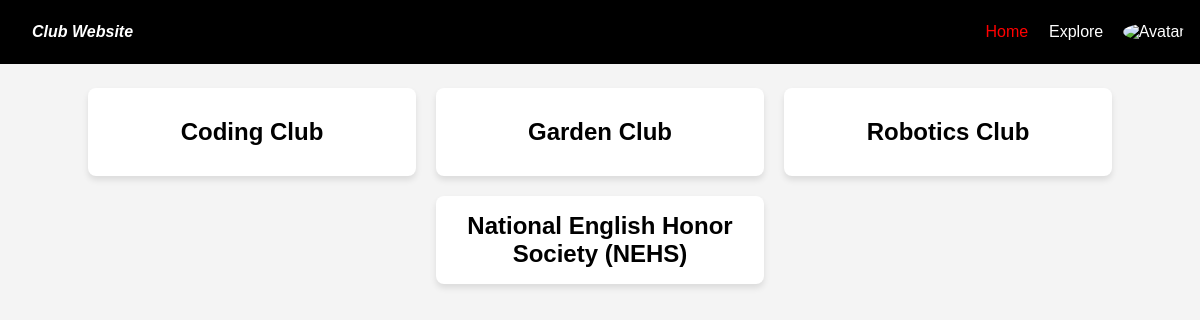
The app's page /myClubs/ (signed in), older data.
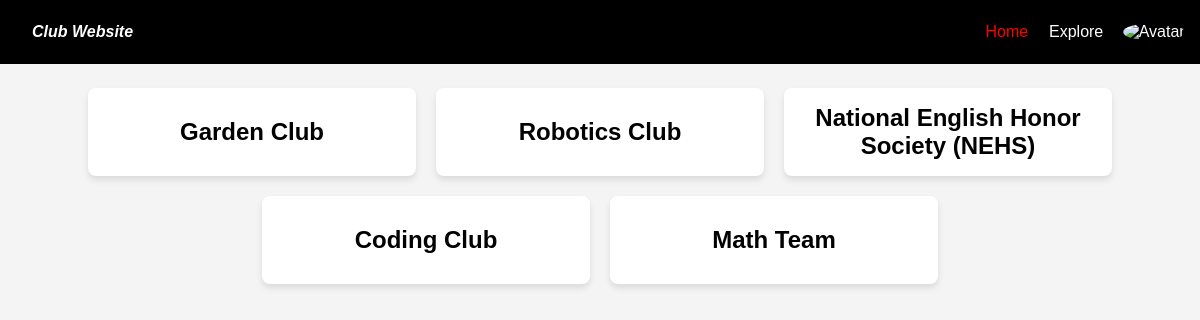
The same page, newer data.
### users/models.py (models this page shows, shortened)
class Club(models.Model):
    name = models.CharField(max_length=255)
    discription = models.TextField(blank = True) # will be used for placeholder as primary website layout is developed
    applicationInfo = models.TextField(blank = True) # Extra info for applications (may not keep)
    advisorOrAdvisors = models.TextField(blank=True)  # just in case we can handle unlimited advisors seperated by ", " in database
    contact = models.TextField(blank=True) # pulling nothing will yeild a blank string ie "". Null not needed
    generalMeets = models.TextField(blank=True)
    location = models.CharField(max_length=255, blank=True)
    active = models.BooleanField(default=False)
    users = models.ManyToManyField(Users, blank=True, related_name='club_users')
    tagOrTags = models.ManyToManyField(ClubTag, blank=True)
    advisors = models.ManyToManyField(Users, blank=True, related_name='club_advisors')
    leaders = models.ManyToManyField(Users, blank=True, related_name='club_leaders')
    frontPage = models.CharField(max_length=255, blank=True, null=True)
    memberPage = models.CharField(max_length=255, blank=True, null=True)
    url = models.URLField(max_length=255, blank=True, null=True)
    homeURL = models.URLField(max_length=255, blank=True, null=True)

### users/views.py (the view)
# urls.py: path("myClubs/", views.dis_my_clubs),
def dis_my_clubs(request):
    if request.user.is_authenticated:
        empty = False
        clubs = list(Club.objects.filter(users=Users.objects.get(email = request.user.email)))
        clubs += list(Club.objects.filter(leaders=Users.objects.get(email = request.user.email)))
        clubs += list(Club.objects.filter(advisors=Users.objects.get(email = request.user.email)))
        if len(clubs) == 0:
            empty = True
        context = {
            'classes': clubs,
            'pic': Users.objects.get(email = request.user.email).picURL,
            'empty': empty,
        }
        if mobile(request):
            return render(request, 'mobileDisplay/mobileHome.html', context)
        else:
            return render(request, 'desktopDisplay/myClubs.html', context)
    else:
        return redirect("/")

### users/views.py (called while the page is built)
def mobile(request):
    MOBILE_AGENT_RE=re.compile(r".*(iphone|mobile|androidtouch)",re.IGNORECASE)
    try:
        if MOBILE_AGENT_RE.match(request.META['HTTP_USER_AGENT']):
            return True
        else:
            return False
    except:
        return True

### users/templates/mobileDisplay/mobileHome.html (shortened to what this page needs)
<!DOCTYPE html>
<html lang="en">
<head>
    <link rel="stylesheet" href="/static/mobile/mobileHomeSty.css">
</head>
<body>
     <nav>
        <div class="logo">Club Website</div>
        <div class="nav-items">
            <a href="/myClubs" style='color:#FF0000'>Home</a>
            <a href="/clubs">Explore</a>
            <div class="account-link">
                {% if user.is_authenticated %}
                    <a href="/"><img class="avatar" src="{{ pic }}" alt="Avatar"></a>
                {% else %}
                    <a href="/"><img class="avatar" src="/static/missingProfile.png" alt="Avatar"></a>
                {% endif %}
            </div>
        </div>
    </nav>
    <div class="container" id = "clubLayotTag">
        {% for class in classes %}
            <div class="class-card" data-url="{{class.memberPage}}">
                <h3 class="class-name" font-family: 'Source Sans Pro'>{{ class.name }}</h3>
            </div>
        {% endfor %}
    </div>
</body>
</html>

### assests/mobile/mobileHomeSty.css (style rules this page uses)
body { font-family: Arial, sans-serif; display: flex; justify-content: center; align-items: center; margin: 0; background-color: #f4f4f4; }
.container { justify-content: center; align-items: center; margin-top:4rem; display: flex; flex-wrap: wrap; gap: 20px; padding: 2% 2% 2% 2%; }
.class-card { background-color: #fff; flex: 0 0 auto; border-radius: 8px; box-shadow: 0 4px 6px rgba(0, 0, 0, 0.1); min-width: 18rem; max-width: 18rem; min-height: 3rem; max-height: 3rem; padding: 20px; display: flex; flex-direction: column; justify-content: center; align-items: center; text-align: center; transition: transform 0.3s; }
.class-card .class-name { margin: 0; font-size: 1.5em; text-align: center; }
nav { height: 4rem; width:100%; top: 0; overflow:hidden; position:fixed; background: #000000; display: flex; justify-content: space-between; align-items: center; padding: 0rem calc((100vw - 1300px) / 2); margin-bottom:100px; z-index: 1000; }
.logo { color: rgb(255, 255, 255); text-align: center; font-size: 1rem; font-weight: bold; font-style: italic; padding: 0 2rem; }
nav a { text-decoration: none; color: #ffffff; padding: 0 1.5rem; }
.nav-items { display: flex; justify-content: space-between; align-items: center; }
.nav-items a { margin: 0.25rem; padding-left: 0.4rem; padding-right: 0.4rem; font-size: 1rem; text-decoration: none; text-align: center; }
.account-link { text-align: center; display: flex; }
.account-link a { display: block; margin-bottom: 5px; padding-left: 5px; padding-right: 5px; padding-top: 1px; }
.account-link .avatar { width: 2rem; height: 2rem; border-radius: 50%; margin-right: 0.4rem; }

Row changes from the older to the newer data that the page shows:
changed Club "Coding Club": moves down the list
now on this page (row edited): Club: name "Math Team"
